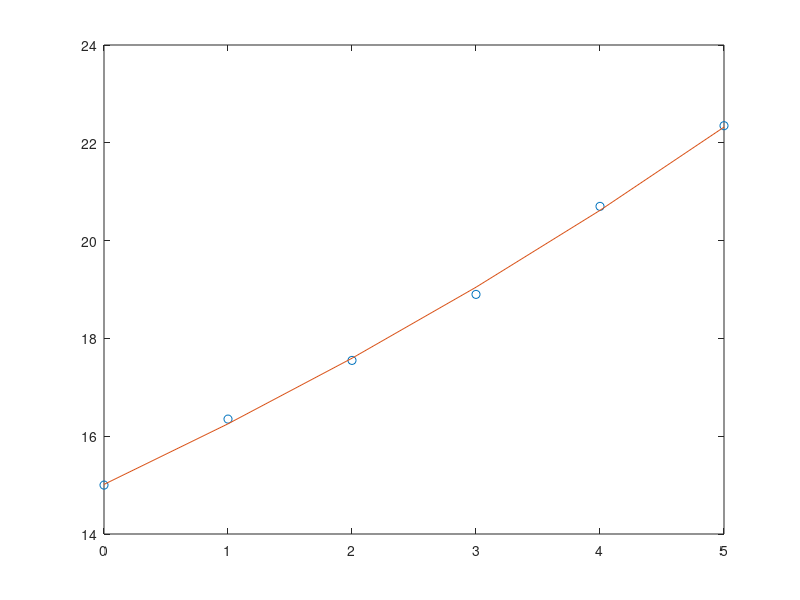

Reproduce this figure in MATLAB.
% clc,clear
% % Chpater 6 solutions
% % -----------------------------------------------------------
% 1) 
% -----------------------------------------------------------
f = [0, 2.40 5.87 8.36];
y = [12 18.3 26.9 32.8];

x = y - 12;

% since f(0) != 0 therefore it cant be a power function.

p = polyfit(f,x,1);
fprintf('The relationship of f to x is `y = mx + c`\n');
fprintf('g(x) = %.4fx + %.4f\n', p(1), p(2))

% -----------------------------------------------------------
% 2)
% -----------------------------------------------------------
function plott(x,y) % Function to plot linear, exp and log functions

figure
% subplot(3,1,1) % linear
plot(x,y,'o',x,y)
title('linear')

figure
% subplot(3,1,2) % exponential
semilogy(x,y,'o',x,y)
title('exponential')

figure
% subplot(3,1,3) % log (power)
loglog(x,y,'o',x,y)
title('log')
end
% -----------------------------------------------------------
% 2a)
% -----------------------------------------------------------
x_a = 25:5:45;
y_a = [5 260 480 745 1100];

X_a = 25:0.01:45; % Range for plotting the fitted function

% plott(X,Y) % a is linear

% therefore
p_a = polyfit(x_a,y_a,1);

% fprintf('linear function ==> f(x) = %.4fx + %.4f\n', p_a(1), p_a(2))
% w = polyval(p,x_a);

W = polyval(p_a,X_a); % more data points


% plot(x_a,y_a,'o',X_a,W)
% -----------------------------------------------------------
% 2b) 
% -----------------------------------------------------------
x_b = [2.5, 3, 3.5, 4, 4.5, 5, 5.5, 6, 7, 8, 9, 10];
y_b = [1500, 1220, 1050, 915, 810, 745, 690, 620, 520, 480, 410, 390];

% Range for plotting the fitted function
X_b = 2:0.01:10;


% Fitting for power function
p_b = polyfit(log10(x_b), log10(y_b), 1);

% y=bx^m  b=log10(p_b(2)), m_b = p_b(1)
b_b = 10^p_b(2);
m_b = p_b(1);

% option 1 ------------------------------
y_new = b_b * x_b.^m_b;  % Using the fomular of a power function.


% option 2 ------------------------------
% Evaluate the power fit (in log space) and transform back
w_b = polyval(p_b, log10(x_b));
W_b = 10.^w_b; % Transform back to original scale 

% Ploting the fitted values:
% plot(x_b,y_b,'o', x_b, y_new, '+', x_b, W_b)

% displaying answer
% fprintf('Power function ==> f(x) = %.4fx^(%.4f)\n', b, m_b)
% -----------------------------------------------------------
% 2c)
% -----------------------------------------------------------
x_c = [550, 600, 650, 700, 750];
y_c = [41.2, 18.62, 8.62, 3.92, 1.86];

% Range for plotting the fitted function
X_c = 550:0.01:750;

% Testing for type of function
% plott(x_c,y_c) % Exponential function

% Fitting for Exponential function
p_c = polyfit(x_c, log10(y_c), 1);

% y=be^mx  b=log10(p_c(2)), m = p_c(1)
b_c = 10^p_c(2);
m_c = p_c(1);

% displaying answer
% fprintf('Exponential function ==> f(x) = %.4fe^(%.4f)x\n', b_c, m_c)

% Evaluate the polynomial fit (in log space) and transform back
w_c = polyval(p_c, X_c);
W_c = 10.^w_c; % Transform back to original scale

% Ploting the fitted values:
plot(x_c,y_c,'o',X_c,W_c)

% -----------------------------------------------------------
% 3)
% -----------------------------------------------------------
x3 = 2015:2020;
mu = min(x3);
x3 = x3 - mu;

y3 = [15 16.35 17.55 18.90 20.70 22.35];

% plott(x3,y3)

% % linear case
% p3 = polyfit(x3,y3,1);
% 
% % 30 = mx + b, x = (30-b)/m
% 
% X3 = (30 - p3(2))/ p3(1);
% X3 = X3 + mu;
% % fprintf('The answer is aprox 2025')


% Exponential case
p3 = polyfit(x3,log10(y3),1);

m3 = p3(1);
b3 = 10^p3(2);

yy = b3 * 10.^(m3* x3);

% plot(x3,y3,'o', x3, yy)
% 
% 30 = be^mx , log10(30) = log(b) + mx, log10(30/b)/m == x
X33 = log10(30/b3)/m3; 

X33 = X33 + mu;
% % fprintf('The answer is aprox 2024')

plot(x3,y3,'o', x3, yy)